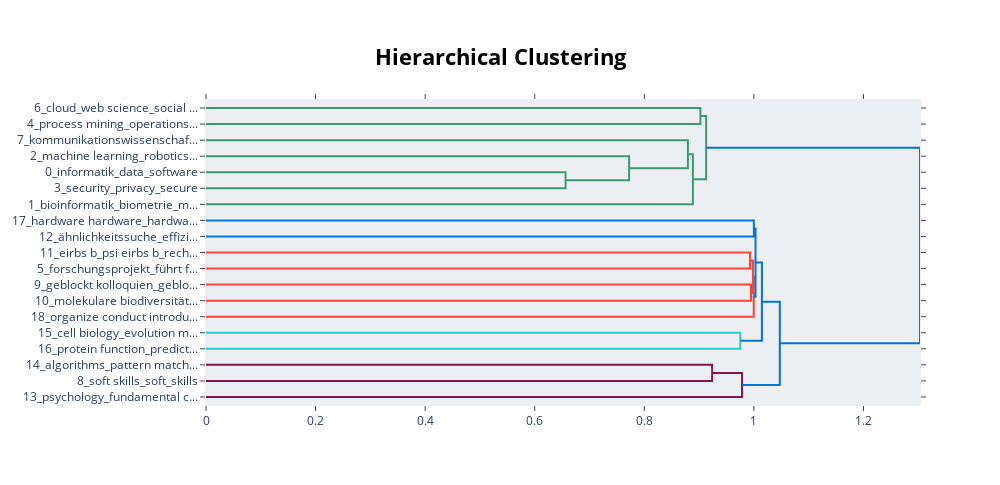

Notebook source saved alongside this figure:
### Markdown cell above
## Outlier Reduzieren, Topics mergen

### Code cell
topic_model_1b.visualize_topics()
topic_model_1b.visualize_hierarchy() # Hilft extrem zu sehen, welche Themen zusammengehören

### Figure 1 — Plotly figure (JSON) as saved in the notebook; plotly's stock layout.template omitted (floating-point values rounded to 4 significant figures)
{"data": [{"hoverinfo": "text", "marker": {"color": "rgb(61,153,112)"}, "mode": "lines", "type": "scatter", "x": [0, 0.9023, 0.9023, 0], "xaxis": "x", "y": [-5, -5, -15, -15], "yaxis": "y"}, {"hoverinfo": "text", "marker": {"color": "rgb(61,153,112)"}, "mode": "lines", "type": "scatter", "x": [0, 0.6563, 0.6563, 0], "xaxis": "x", "y": [-45, -45, -55, -55], "yaxis": "y"}, {"hoverinfo": "text", "marker": {"color": "rgb(61,153,112)"}, "mode": "lines", "type": "scatter", "x": [0, 0.7723, 0.7723, 0.6563], "xaxis": "x", "y": [-35, -35, -50, -50], "yaxis": "y"}, {"hoverinfo": "text", "marker": {"color": "rgb(61,153,112)"}, "mode": "lines", "type": "scatter", "x": [0, 0.8795, 0.8795, 0.7723], "xaxis": "x", "y": [-25, -25, -42.5, -42.5], "yaxis": "y"}, {"hoverinfo": "text", "marker": {"color": "rgb(61,153,112)"}, "mode": "lines", "type": "scatter", "x": [0.8795, 0.8887, 0.8887, 0], "xaxis": "x", "y": [-33.75, -33.75, -65, -65], "yaxis": "y"}, {"hoverinfo": "text", "marker": {"color": "rgb(61,153,112)"}, "mode": "lines", "type": "scatter", "x": [0.9023, 0.9129, 0.9129, 0.8887], "xaxis": "x", "y": [-10, -10, -49.38, -49.38], "yaxis": "y"}, {"hoverinfo": "text", "marker": {"color": "rgb(0,116,217)"}, "mode": "lines", "type": "scatter", "x": [0, 1, 1, 0], "xaxis": "x", "y": [-75, -75, -85, -85], "yaxis": "y"}, {"hoverinfo": "text", "marker": {"color": "rgb(255,65,54)"}, "mode": "lines", "type": "scatter", "x": [0, 0.993, 0.993, 0], "xaxis": "x", "y": [-95, -95, -105, -105], "yaxis": "y"}, {"hoverinfo": "text", "marker": {"color": "rgb(255,65,54)"}, "mode": "lines", "type": "scatter", "x": [0, 0.9948, 0.9948, 0], "xaxis": "x", "y": [-115, -115, -125, -125], "yaxis": "y"}, {"hoverinfo": "text", "marker": {"color": "rgb(255,65,54)"}, "mode": "lines", "type": "scatter", "x": [0.993, 0.9983, 0.9983, 0.9948], "xaxis": "x", "y": [-100, -100, -120, -120], "yaxis": "y"}, {"hoverinfo": "text", "marker": {"color": "rgb(255,65,54)"}, "mode": "lines", "type": "scatter", "x": [0.9983, 0.9997, 0.9997, 0], "xaxis": "x", "y": [-110, -110, -135, -135], "yaxis": "y"}, {"hoverinfo": "text", "marker": {"color": "rgb(0,116,217)"}, "mode": "lines", "type": "scatter", "x": [1, 1.003, 1.003, 0.9997], "xaxis": "x", "y": [-80, -80, -122.5, -122.5], "yaxis": "y"}, {"hoverinfo": "text", "marker": {"color": "rgb(35,205,205)"}, "mode": "lines", "type": "scatter", "x": [0, 0.9753, 0.9753, 0], "xaxis": "x", "y": [-145, -145, -155, -155], "yaxis": "y"}, {"hoverinfo": "text", "marker": {"color": "rgb(0,116,217)"}, "mode": "lines", "type": "scatter", "x": [1.003, 1.015, 1.015, 0.9753], "xaxis": "x", "y": [-101.2, -101.2, -150, -150], "yaxis": "y"}, {"hoverinfo": "text", "marker": {"color": "rgb(133,20,75)"}, "mode": "lines", "type": "scatter", "x": [0, 0.9238, 0.9238, 0], "xaxis": "x", "y": [-165, -165, -175, -175], "yaxis": "y"}, {"hoverinfo": "text", "marker": {"color": "rgb(133,20,75)"}, "mode": "lines", "type": "scatter", "x": [0.9238, 0.9784, 0.9784, 0], "xaxis": "x", "y": [-170, -170, -185, -185], "yaxis": "y"}, {"hoverinfo": "text", "marker": {"color": "rgb(0,116,217)"}, "mode": "lines", "type": "scatter", "x": [1.015, 1.047, 1.047, 0.9784], "xaxis": "x", "y": [-125.6, -125.6, -177.5, -177.5], "yaxis": "y"}, {"hoverinfo": "text", "marker": {"color": "rgb(0,116,217)"}, "mode": "lines", "type": "scatter", "x": [0.9129, 1.303, 1.303, 1.047], "xaxis": "x", "y": [-29.69, -29.69, -151.6, -151.6], "yaxis": "y"}], "layout": {"autosize": false, "height": 485, "hoverlabel": {"bgcolor": "white", "font": {"family": "Rockwell", "size": 16}}, "hovermode": "closest", "plot_bgcolor": "#ECEFF1", "showlegend": false, "title": {"font": {"color": "Black", "size": 22}, "text": "<b>Hierarchical Clustering</b>", "x": 0.5, "xanchor": "center", "yanchor": "top"}, "width": 1000, "xaxis": {"mirror": "allticks", "rangemode": "tozero", "showgrid": false, "showline": true, "showticklabels": true, "ticks": "outside", "type": "linear", "zeroline": false}, "yaxis": {"mirror": "allticks", "range": [-190, 0], "rangemode": "tozero", "showgrid": false, "showline": true, "showticklabels": true, "tickmode": "array", "ticks": "outside", "ticktext": ["6_cloud_web science_social ...", "4_process mining_operations...", "7_kommunikationswissenschaf...", "2_machine learning_robotics...", "0_informatik_data_software", "3_security_privacy_secure", "1_bioinformatik_biometrie_m...", "17_hardware hardware_hardwa...", "12_ähnlichkeitssuche_effizi...", "11_eirbs b_psi eirbs b_rech...", "5_forschungsprojekt_führt f...", "9_geblockt kolloquien_geblo...", "10_molekulare biodiversität...", "18_organize conduct introdu...", "15_cell biology_evolution m...", "16_protein function_predict...", "14_algorithms_pattern match...", "8_soft skills_soft_skills", "13_psychology_fundamental c..."], "tickvals": [-5, -15, -25, -35, -45, -55, -65, -75, -85, -95, -105, -115, -125, -135, -145, -155, -165, -175, -185], "type": "linear", "zeroline": false}}}
